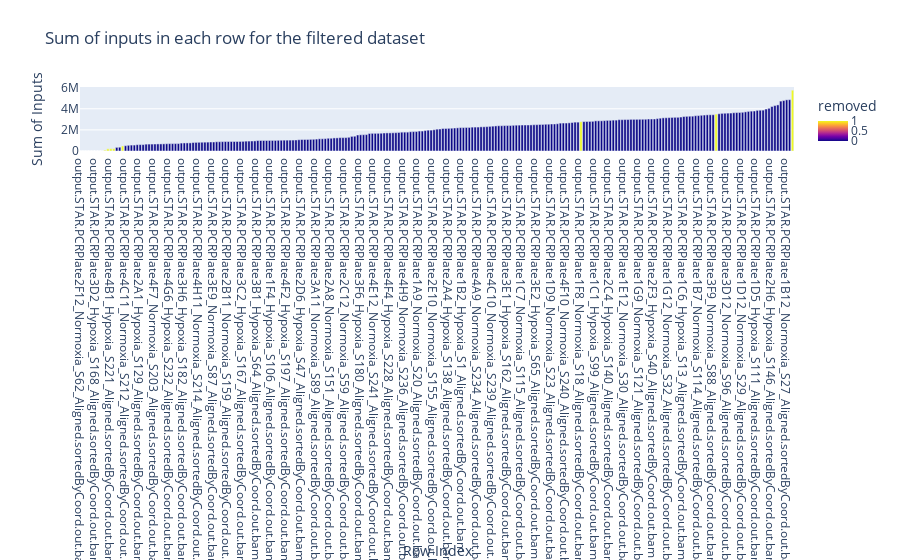

Notebook cell for this chart:
### Code cell
# Calculate the sum of inputs in each row for the filtered dataset
hcc_smartS_raw_sum = pd.DataFrame(hcc_smartS_raw.sum(axis=1))

hcc_smartS_raw_sum["removed"] = hcc_smartS_raw_sum.index.isin(removed_rows) * 1

hcc_smartS_raw_sum

import plotly.express as px
# Visualize with Plotly
fig = px.bar(hcc_smartS_raw_sum.sort_values(by=0), title="Sum of inputs in each row for the filtered dataset", color="removed")
fig.update_layout(
    xaxis_title="Row Index",
yaxis_title="Sum of Inputs",
)
fig.show()

### Figure 1 — Plotly figure (JSON) as saved in the notebook; plotly's stock layout.template omitted (floating-point values rounded to 4 significant figures; data arrays with more than 128 entries replaced by an {"elided": "..."} marker saying what was removed)
{"data": [{"alignmentgroup": "True", "hovertemplate": "index=%{x}<br>value=%{y}<br>removed=%{marker.color}<extra></extra>", "legendgroup": "", "marker": {"color": {"elided": "243 int values"}, "coloraxis": "coloraxis", "pattern": {"shape": ""}}, "name": "", "offsetgroup": "", "orientation": "v", "showlegend": false, "textposition": "auto", "type": "bar", "x": {"elided": "243 str values"}, "xaxis": "x", "y": {"elided": "243 int values"}, "yaxis": "y"}], "layout": {"barmode": "relative", "coloraxis": {"colorbar": {"title": {"text": "removed"}}, "colorscale": [[0, "#0d0887"], [0.1111, "#46039f"], [0.2222, "#7201a8"], [0.3333, "#9c179e"], [0.4444, "#bd3786"], [0.5556, "#d8576b"], [0.6667, "#ed7953"], [0.7778, "#fb9f3a"], [0.8889, "#fdca26"], [1, "#f0f921"]]}, "legend": {"tracegroupgap": 0}, "title": {"text": "Sum of inputs in each row for the filtered dataset"}, "xaxis": {"anchor": "y", "domain": [0, 1], "title": {"text": "Row Index"}}, "yaxis": {"anchor": "x", "domain": [0, 1], "title": {"text": "Sum of Inputs"}}}}
